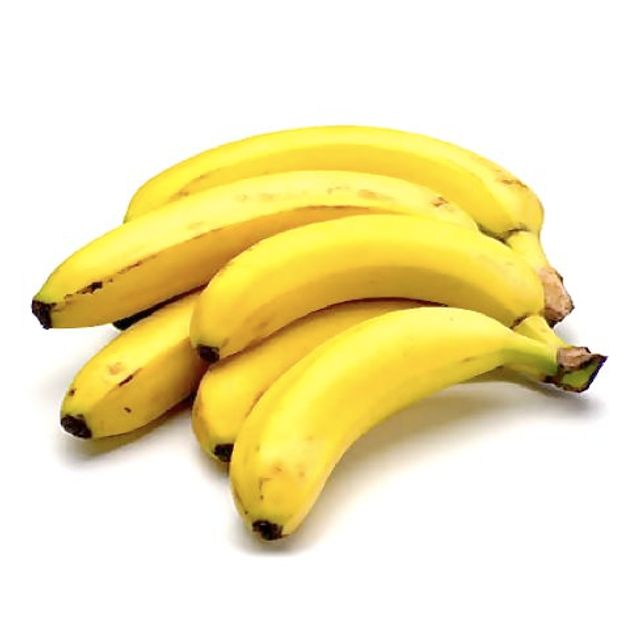
#> input picture Documentacao/banana.jpg, 640 x 640 px, given in place of banana3.mp4, which was not available
$ python 21.1-bananaCamshift.py
#> lines starting #> are read from the running program, lines starting #| are printed output that depends on the picture; after the words box and inside, x2 and y2 are one past the last pixel; in counts of white or black regions, pixels touching at a corner belong together; pictures that were not available may be replaced by others from this repository, and a replacement may not be noted
import numpy as np
import cv2

def det_banana(filename):
#> called with filename = 'banana3.mp4'
    cap = cv2.VideoCapture(filename)

    # take first frame of the video
    ret,frame = cap.read()
#> frame is the input picture: shape (640, 640, 3); mean B, G, R 186.8, 231.7, 242.2
    cv2.imwrite(filename+".jpg",frame)

    # setup initial location of window
    r,h,c,w = 250,90,400,125  # simply hardcoded the values
    track_window = (c,r,w,h)

    # set up the ROI for tracking
    roi = frame[r:r+h, c:c+w]
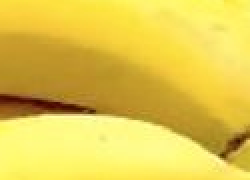
#> roi: shape (90, 125, 3) (shown 2 times larger); mean B, G, R 76.3, 200.5, 227.1
    hsv_roi =  cv2.cvtColor(frame, cv2.COLOR_BGR2HSV)
#> hsv_roi: shape (640, 640, 3); mean H, S, V 12.1, 63.9, 242.2
    mask = cv2.inRange(hsv_roi, np.array((0., 50.,50.)), np.array((32.,255.,255.)))
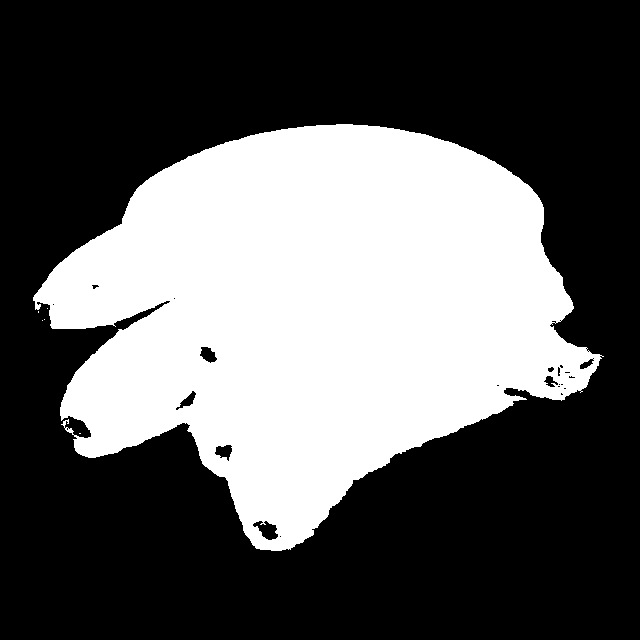
#> mask: shape (640, 640); 36.2% white; 6 white regions (5 under 20 px), largest, box (x1, y1, x2, y2) and area: (33, 124, 604, 551) 148185
    roi_hist = cv2.calcHist([hsv_roi],[0],mask,[180],[0,180])
#> roi_hist = 180 values, max 24102 at index 29, min 0 at index 33, mean 823.3
    cv2.normalize(roi_hist,roi_hist,0,255,cv2.NORM_MINMAX)

    # Setup the termination criteria, either 10 iteration or move by atleast 1 pt
    term_crit = ( cv2.TERM_CRITERIA_EPS | cv2.TERM_CRITERIA_COUNT, 10, 1 )

    while(1):
        ret ,frame = cap.read()

        if ret == True:
            hsv = cv2.cvtColor(frame, cv2.COLOR_BGR2HSV)
            dst = cv2.calcBackProject([hsv],[0],roi_hist,[0,180],1)
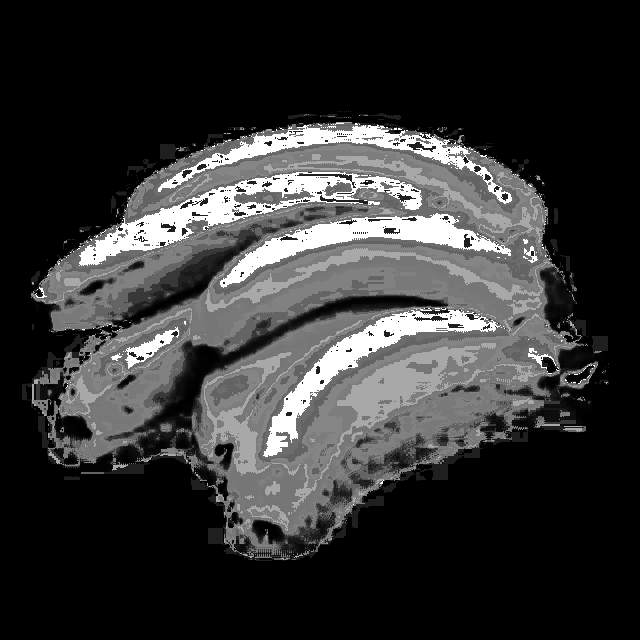
#> dst: shape (640, 640); min 0, max 255, mean 51.9

            # apply meanshift to get the new location
            ret, track_window = cv2.CamShift(dst, track_window, term_crit)
#> ret = ((451, 311.5), (125.4, 165), 84.64); track_window = (368, 248, 166, 127)

            # Draw it on image
            pts = cv2.boxPoints(ret)
#> pts = [[363, 256.8], [527.3, 241.4], [539, 366.2], [374.7, 381.6]]
            pts = np.int0(pts)
#> pts = [[362, 256], [527, 241], [539, 366], [374, 381]]
            print(pts)
#| [[362 256]
#|  [527 241]
#|  [539 366]
#|  [374 381]]
            print('\n')
            img2 = cv2.polylines(frame,[pts],True, 255,5)
            cv2.imshow('img2',img2)

            k = cv2.waitKey(60) & 0xff
#> (key Esc is pressed here)
            if k == 27:
                break
            else:
                cv2.imwrite(chr(k)+".jpg",img2)

        else:
            break

    cv2.destroyAllWindows()
    cap.release()

# [8 lines of commented-out code are left out]

filename = 'banana3.mp4'
det_banana(filename)
